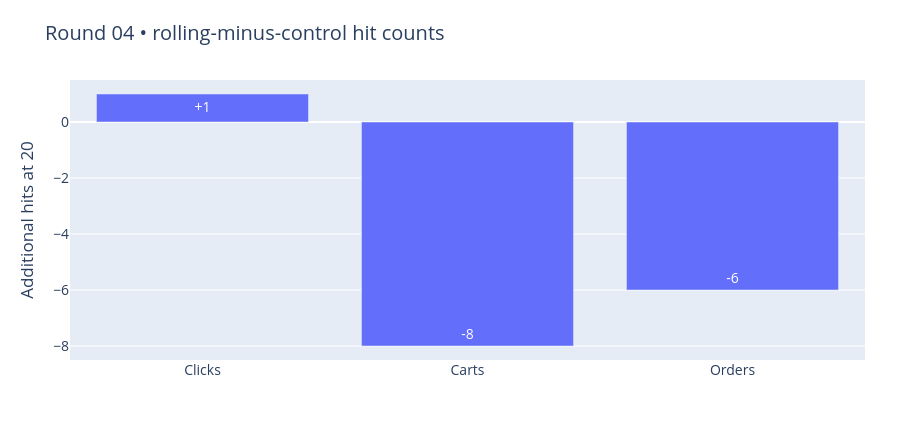

The code cell stored with this chart in its notebook:
### Markdown cell above
## 2 · Lost order hits dominated the primary decline
Do not compare an individual internal fold with the Kaggle private leaderboard. These changes use the identical paired validation sessions.

### Code cell
base=result['arms']['control_shared']['hits'];rolling=result['arms']['demand_rolling']['hits']
show(go.Figure(go.Bar(x=['Clicks','Carts','Orders'],y=[r-b for r,b in zip(rolling,base)],
    text=[f'{r-b:+d}' for r,b in zip(rolling,base)],textposition='auto')).update_layout(
    title='Round 04 • rolling-minus-control hit counts',yaxis_title='Additional hits at 20'))

### Figure 1 — Plotly figure (JSON) as saved in the notebook; plotly's stock layout.template omitted (floating-point values rounded to 4 significant figures)
{"data": [{"text": ["+1", "-8", "-6"], "textposition": "auto", "type": "bar", "x": ["Clicks", "Carts", "Orders"], "y": [1, -8, -6]}], "layout": {"font": {"size": 14}, "height": 440, "margin": {"b": 80, "l": 70, "r": 35, "t": 80}, "title": {"text": "Round 04 • rolling-minus-control hit counts"}, "yaxis": {"title": {"text": "Additional hits at 20"}}}}
